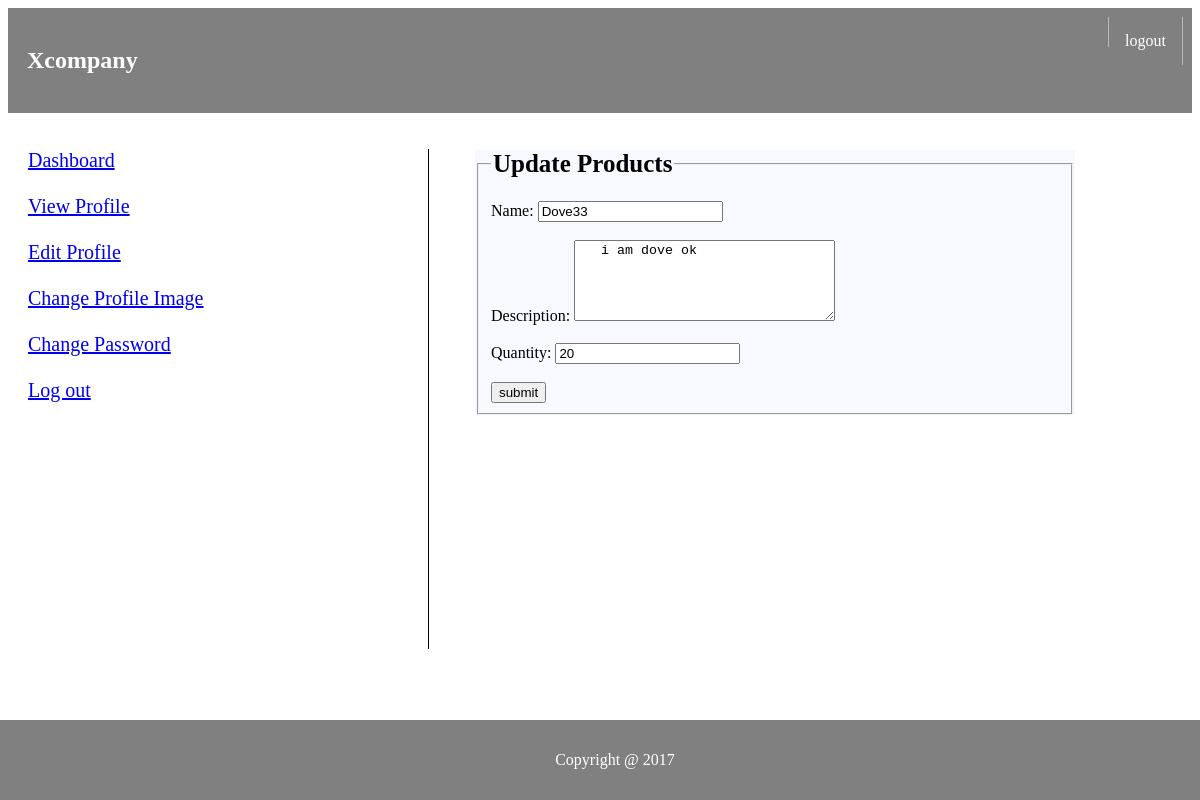
Screenshot of /cvk/submit.php?id=2 with the database file from the repository.
### tables this page shows
CREATE TABLE `products` (
  `id` int(11) NOT NULL,
  `name` varchar(40) NOT NULL,
  `description` varchar(500) NOT NULL,
  `quantity` int(100) NOT NULL
);

### cvk/submit.php (the view, shortened to what this page needs)
<!DOCTYPE html>
<html>
<head>
</head>
<body>
<ul>
  <li style="float: left;color:white;margin: 10px;border-right: none;"> <h2>Xcompany</h2></li>
  <li><a href="home.php">logout</a></li>
    <li><a href="profile.php"><?php
    echo $_SESSION["login_user"]?></a></li>
</ul>
<br>
<br>
<div style="margin-left: 20px;font-size: 20px; height: 500px;width: 400px; border-right: 1px solid black;float: left;">
<a  href="welcome.php">Dashboard</a>
<br><br>
<a href='profile.php' >View Profile</a>
<br><br>
<a href="edit.php">Edit Profile</a>
<br><br>
<a href="profilepic.php">Change Profile Image</a>
<br><br>
<a href="pass.php">Change Password</a>
<br><br>
<a href="home.php">Log out</a>
<br><br>
</div>
<div style=" padding:1px 16px;margin-left: 30px; height:500px;width: 600px; float: left;">
<?php
 	$servername = "localhost";
	$username = "root";
	$password = "";
	$dbname = "mydb";
	$conn = new mysqli($servername, $username, $password,$dbname);
	$idk=$_GET['id'];
	$sql = "select * from products where id=$idk";
	$result = $conn->query($sql);
	if ($result->num_rows > 0) {
		while($row = $result->fetch_assoc()) {
 ?>
<form method="post" action="3.php" style="background-color: #F8F8FF">
<fieldset>
	<legend style="font-size: 25px"><b>Update Products</b></legend><br>
  Name:
  <input type="text" name="name" value="<?php echo $row['name']; ?>"><br>
  <br>
   Description:
   <textarea name="message" rows="5" cols="30"> <?php echo $row['description']; ?></textarea>
   <br>
   <br>
   Quantity:
  <input type="number" name="quantity" value="<?php echo $row['quantity']; ?>"><br><br>
   <input type="submit" value="submit">
</fieldset>
</form>
 <?php
	}
}
 ?>
</div>
<div class="footer">
<p> Copyright @ 2017</p>
</div>
</body>
</html>

### cvk/submit.php (style rules this page uses)
ul { list-style-type: none; margin: 0; padding: 9px; overflow: hidden; background-color: gray; }
li { float:right; border-right:1px solid #bbb; }
li a { display: block; color: white; text-align: center; padding: 15px 16px; text-decoration: none; }
.footer { position: fixed; padding: 15px; left: 0; bottom: 0; width: 100%; background-color: gray; color: white; text-align: center; }

### rows the page displays
products: name "Dove33", message "i am dove ok", quantity "20"
